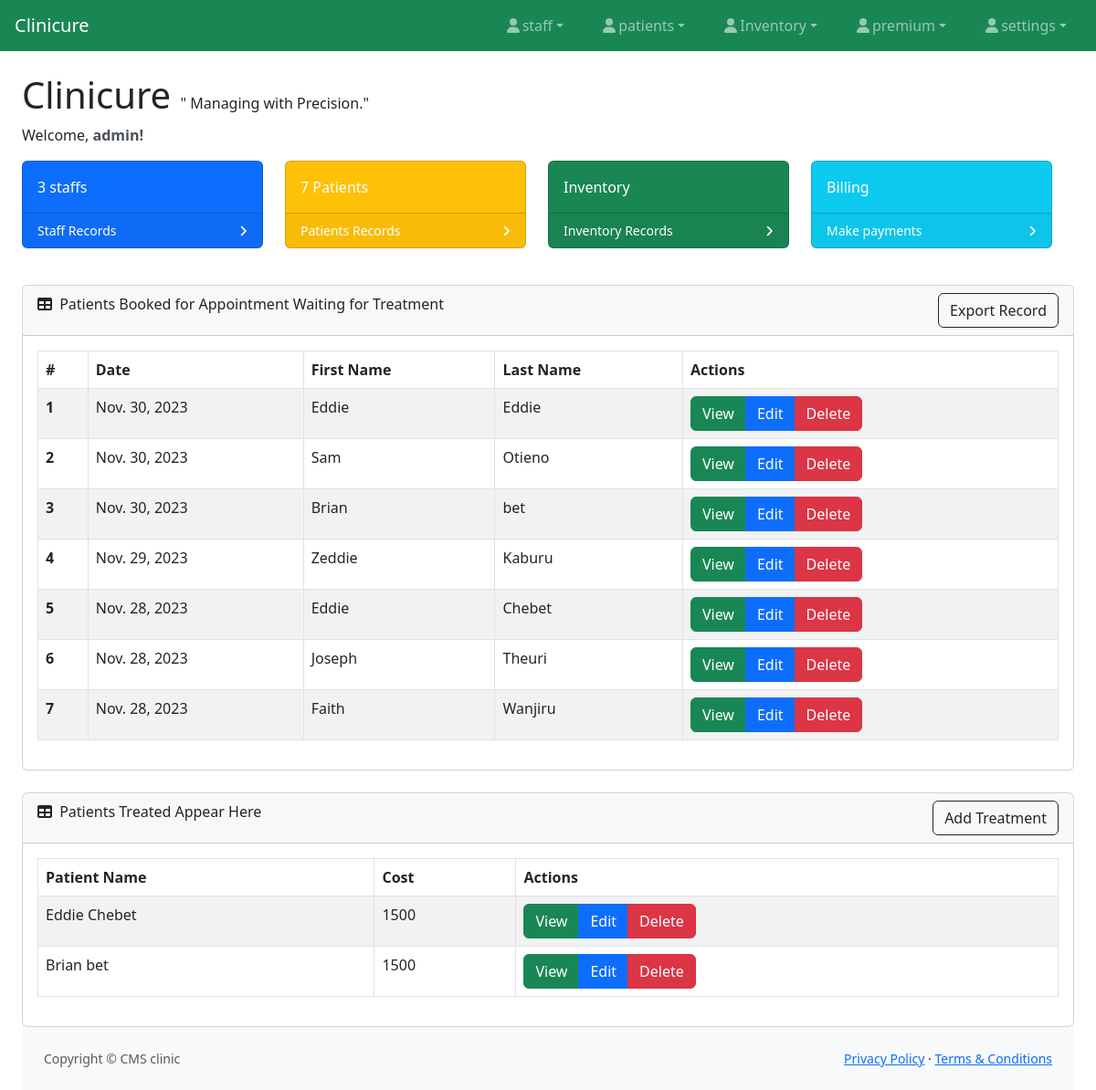
The app's page / (signed in) with its own data.
### patients/models.py (models this page shows, shortened)
class patients(models.Model):
    GENDER_CHOICES = [
        ('M', 'Male'),
        ('F', 'Female'),
        ('O', 'Other'),
    ]
    date_added = models.DateField(auto_now=True)
    staffs = models.ForeignKey(staffs, on_delete=models.CASCADE, null=True)
    first_name = models.CharField(max_length=100)
    last_name = models.CharField(max_length=100)
    date_of_birth = models.DateField()
    gender = models.CharField(max_length=1, choices=GENDER_CHOICES)
    email = models.EmailField(blank=True, null=True)
    phone_number = models.CharField(max_length=15, blank=True, null=True)
    address = models.TextField(blank=True, null=True)
    def __str__(self):
        return f"{self.first_name} {self.last_name}"

class treatment(models.Model):
    date_treated = models.DateField(auto_now=True)
    patient_name = models.ForeignKey(patients, on_delete=models.CASCADE, null=True)
    symptoms = models.TextField(blank=True, null=True)
    conclusion = models.TextField()
    medication = models.TextField()
    cost = models.CharField(max_length=100)

### patients/views.py (the view)
# urls.py: path('',views.viewpatients, name='view_patients'),
def viewpatients(request):
    patient = patients.objects.all()
    staff_count = staffs.objects.count()
    patient_count = patients.objects.count()
    treat = treatment.objects.all()
    latest_treats = treatment.objects.order_by('date_treated')[:]
    latest_patients = patients.objects.order_by('-date_added')[:]
    context = {
        'patient': patient,
        'treat': treat,
        'staff_count': staff_count,
        'patient_count': patient_count,
        'latest_patients': latest_patients,
        'latest_treats': latest_treats,
    }
    return render(request, 'view_patients.html', context)

### patients/templates/view_patients.html (shortened to what this page needs)
{% extends 'base.html' %}
{% block body %}
<body>
    <div class="card">
        <div class="card-header">
            <i class="fas fa-table me-1"></i> Patients Booked for Appointment Waiting for Treatment
            <a href="{% url 'patients:download' %}" class="text-decoration-none btn border-dark float-end">Export Record</a>
        </div>
        <div class="card-body">
            <table class="table table-striped table-bordered" id="datatablesSimple">
                <thead class="thead-dark">
                    <tr>
                        <th scope="col">#</th>
                        <th>Date</th>
                        <th>First Name</th>
                        <th>Last Name</th>
                        <th>Actions</th>
                    </tr>
                </thead>
                <tbody>
                    {% for y in latest_patients %}
                    <tr>
                        <th  scope="row" aria-sort="descending">{{ forloop.counter }}</th>
                        <td>{{ y.date_added }}</td>
                        <td>{{ y.first_name }}</td>
                        <td>{{ y.last_name }}</td>
                        <td>
                            <div class="btn-group" role="group">
                                <a href="{% url 'patients:detailed_patient' y.id %}" class="btn btn-success">View</a>
                                <a href="{% url 'patients:update_patient' y.id %}" class="btn btn-primary">Edit</a>
                                <a href="{% url 'patients:delete_patient' y.id %}" class="btn btn-danger">Delete</a>
                            </div>
                        </td>
                    </tr>
                    {% endfor %}
                </tbody>
            </table>
        </div>
    </div>
    <div class="card mt-4">
        <div class="card-header">
            <i class="fas fa-table me-1"></i> Patients Treated Appear Here
             <a href="{% url 'patients:add_treat' %}" class="text-decoration-none btn border-dark float-end">Add Treatment</a>
        </div>
        <div class="card-body">
            <table class="table table-striped table-bordered" id="datatablesSimple1">
                <thead class="thead-dark">
                    <tr>
                        <th>Patient Name</th>
                        <th>Cost</th>
                        <th>Actions</th>
                    </tr>
                </thead>
                <tbody>
                    {% for y in  latest_treats %}
                    <tr>
                        <td>{{ y.patient_name }}</td>
                        <td>{{ y.cost }}</td>
                        <td>
                            <div class="btn-group" role="group">
                                <a href="{% url 'patients:detailed_treat' y.id %}" class="btn btn-success">View</a>
                                <a href="{% url 'patients:update_treat' y.id %}" class="btn btn-primary">Edit</a>
                                <a href="{% url 'patients:delete_treat' y.id %}" class="btn btn-danger">Delete</a>
                            </div>
                        </td>
                    </tr>
                    {% endfor %}
                </tbody>
            </table>
        </div>
    </div>
</body>
{% endblock %}

### patients/templates/body.html (shortened to what this page needs)
<!DOCTYPE html>
<html lang="en">
<head>
</head>
<body>
 <div class="container-fluid px-4 ">
     <h1 class="mt-4">Clinicure   <span class=" font-italic h6 my-3 ">" Managing with Precision."</span> </h1>
                            {% if user.is_authenticated %}
        <p class="text-dark">Welcome, <strong class="text text-dark-emphasis">{{ user.username }}!</strong></p>
    {% else %}
        <p>Welcome to the dashboard!</p>
    {% endif %}
                        <div class="row col-12 ">
                            <div class="col-xl-3 col-md-6">
                                <div class="card bg-primary text-white mb-4">
                                    <div class="card-body" > {{ staff_count }}  staffs </div>
                                    <div class="card-footer d-flex align-items-center justify-content-between">
                                        <a class="small text-white stretched-link text-decoration-none"  href="{% url 'staff:view_staff' %}">Staff Records</a>
                                        <div class="small text-white"><i class="fas fa-angle-right"></i></div>
                                    </div>
                                </div>
                            </div>
                            <div class="col-xl-3 col-md-6">
                                <div class="card bg-warning text-white mb-4">
                                    <div class="card-body">{{  patient_count }} Patients
                                    </div>
                                    <div class="card-footer d-flex align-items-center justify-content-between">
                                        <a class="small text-white stretched-link text-decoration-none" href="{% url 'patients:view_patients' %}">Patients Records</a>
                                        <div class="small text-white"><i class="fas fa-angle-right"></i></div>
                                    </div>
                                </div>
                            </div>
                            <div class="col-xl-3 col-md-6">
                                <div class="card bg-success text-white mb-4">
                                    <div class="card-body">Inventory</div>
                                    <div class="card-footer d-flex align-items-center justify-content-between">
                                        <a class="small text-white stretched-link text-decoration-none" href="{% url 'inventory:item_list' %}">Inventory Records</a>
                                        <div class="small text-white"><i class="fas fa-angle-right"></i></div>
                                    </div>
                                </div>
                            </div>
                            <div class="col-xl-3 col-md-6">
                                <div class="card bg-info text-white mb-4">
                                    <div class="card-body">Billing</div>
                                    <div class="card-footer d-flex align-items-center justify-content-between">
                                        <a class="small text-white stretched-link text-decoration-none" href="{% url 'stkpush:stk' %}">Make payments</a>
                                        <div class="small text-white"><i class="fas fa-angle-right"></i></div>
                                    </div>
                                </div>
                            </div>
                        </div>
</body>
</html>

### records on screen
patients: date_added "Nov. 30, 2023", first_name "Eddie", last_name "Eddie"
patients: date_added "Nov. 30, 2023", first_name "Sam", last_name "Otieno"
patients: date_added "Nov. 30, 2023", first_name "Brian", last_name "bet"
patients: date_added "Nov. 29, 2023", first_name "Zeddie", last_name "Kaburu"
patients: date_added "Nov. 28, 2023", first_name "Eddie", last_name "Chebet"
patients: date_added "Nov. 28, 2023", first_name "Joseph", last_name "Theuri"
patients: date_added "Nov. 28, 2023", first_name "Faith", last_name "Wanjiru"
treatment: patient_name "Eddie Chebet", cost "1500"
treatment: patient_name "Brian bet", cost "1500"

### other values on screen
{{ user.username }} "admin"
{{ staff_count }} "3"
{{ patient_count }} "7"
